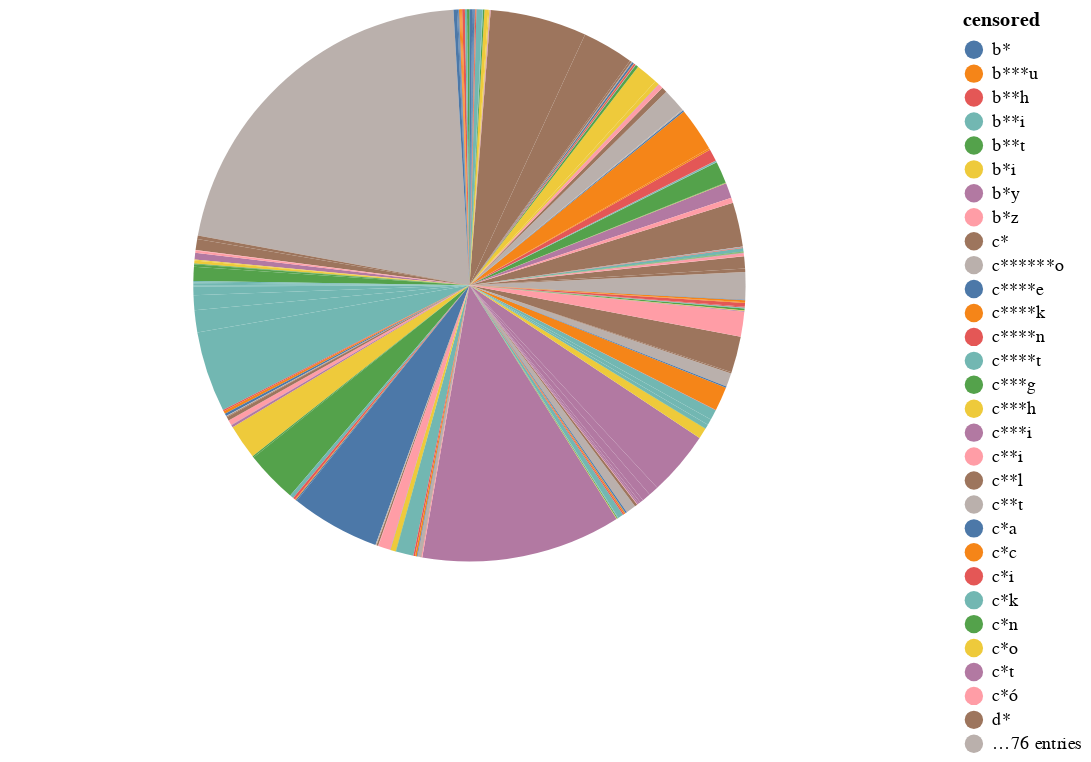

The notebook cell saved with this chart:
### Code cell
#Sử dụng dataframe : Pie Chart

import altair as alt
chart = alt.Chart(All_negative_words).mark_arc().encode(
    theta=alt.Theta(field="count", type="quantitative"),
    color=alt.Color(field="censored", type="nominal"),
).properties(
    width=500,
    height=300,
)
chart

### Figure 1 — Vega-Lite specification as saved in the notebook (floating-point values rounded to 4 significant figures; data arrays with more than 128 entries replaced by an {"elided": "..."} marker saying what was removed)
{"config": {"view": {"continuousWidth": 400, "continuousHeight": 300}}, "data": {"name": "data-47395fb5abbc70ed6bb3294bf5e4b4b6"}, "mark": "arc", "encoding": {"color": {"field": "censored", "type": "nominal"}, "theta": {"field": "count", "type": "quantitative"}}, "height": 300, "width": 500, "$schema": "https://vega.github.io/schema/vega-lite/v4.17.0.json", "datasets": {"data-47395fb5abbc70ed6bb3294bf5e4b4b6": {"elided": "158 records"}}}
